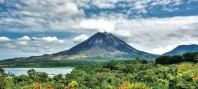
#> input picture arenal.jpg, 198 x 89 px
$ python P4.py
#> lines starting #> are read from the running program, lines starting #| are printed output that depends on the picture
# ## Universidad de Costa Rica
# ### Escuela de Ingeniería Eléctrica
# #### IE0405 - Modelos Probabilísticos de Señales y Sistemas
#
# Primer semestre del 2021
#
# ---
#
# * Estudiante: **Luis Daniel Ferreto Chavarria**
# * Carné: **B82958**
# * Grupo: **1**
#
from scipy import fft
import matplotlib.pyplot as plt
import time
from PIL import Image
import numpy as np


def fuente_info(imagen):
    '''Una función que simula una fuente de
    información al importar una imagen y
    retornar un vector de NumPy con las
    dimensiones de la imagen, incluidos los
    canales RGB: alto x largo x 3 canales

    :param imagen: Una imagen en formato JPG
    :return: un vector de pixeles
    '''
#> called with imagen = 'arenal.jpg'
    img = Image.open(imagen)
#> img is the input picture: PIL image 198x89 RGB; mean R, G, B 129.7, 152.6, 147.8

    return np.array(img)


def rgb_a_bit(imagen):
    '''Convierte los pixeles de base
    decimal (de 0 a 255) a binaria
    (de 00000000 a 11111111).

    :param imagen: array de una imagen
    :return: Un vector de (1 x k) bits 'int'
    '''
    # Obtener las dimensiones de la imagen
    x, y, z = imagen.shape

    # Número total de pixeles
    n_pixeles = x * y * z

    # Convertir la imagen a un vector unidimensional de n_pixeles
    pixeles = np.reshape(imagen, n_pixeles)

    # Convertir los canales a base 2
    bits = [format(pixel,'08b') for pixel in pixeles]
    bits_Rx = np.array(list(''.join(bits)))

    return bits_Rx.astype(int)


#se toma funcion para modulacion QPSK
def modulador(bits, fc, mpp):
    '''Un método que simula el esquema de
    modulación digital QPSK.

    :param bits: Vector unidimensional de bits
    :param fc: Frecuencia de la portadora en Hz
    :param mpp: Cantidad de muestras por periodo de onda portadora
    :return: Un vector con la señal modulada
    :return: Un valor con la potencia promedio [W]
    :return: La onda portadora c(t)
    :return: La onda cuadrada moduladora (información)
    '''
    # 1. Parámetros de la 'señal' de información (bits)
    N = len(bits) # Cantidad de bits

    # 2. Construyendo un periodo de la señal portadora c(t)
    Tc = 1 / fc  # periodo [s]
    t_periodo = np.linspace(0, Tc, mpp)
    portadora1 = np.sin(2*np.pi*fc*t_periodo)
    portadora2 = np.cos(2*np.pi*fc*t_periodo)


    # 3. Inicializar la señal modulada s(t)
    t_simulacion = np.linspace(0, N*Tc, N*mpp)
    senal_Tx = np.zeros(t_simulacion.shape)
    moduladora = np.zeros(t_simulacion.shape)  # señal de información

    # 4. Asignar las formas de onda según los bits (BPSK)
    contador=1 #declarado como 1 contador, antes de entrar al bucle
    for i, bit in enumerate(bits):
        '''si el bit, es 1 y el contador es impar,
        entonces poner la senal tx en alto lo mismo
        que moduladora, para ambas portadoras'''
        if (bit != 0) and (contador%2 != 0):
            senal_Tx[i*mpp : (i+1)*mpp] = portadora1*1
            moduladora[i*mpp : (i+1)*mpp] = 1 #poner moduladora en 1
            contador += 1  #incrementar contador
        elif (bit == 0) and (contador%2 != 0):
            senal_Tx[i*mpp : (i+1)*mpp] = portadora1*-1
            moduladora[i*mpp : (i+1)*mpp] = 0
            contador += 1

        elif (bit != 0) and (contador%2 == 0):
            senal_Tx[i*mpp : (i+1)*mpp] = portadora2*1
            moduladora[i*mpp : (i+1)*mpp] = 1
            contador += 1
        #poner en bajo senal si bit es 0
        elif (bit == 0) and (contador%2 == 0):
            senal_Tx[i*mpp : (i+1)*mpp] = portadora2*-1
            moduladora[i*mpp : (i+1)*mpp] = 0
            contador += 1
    # 5. Calcular la potencia promedio de la señal modulada
    Pm = (1 / (N*Tc)) * np.trapz(pow(senal_Tx, 2), t_simulacion)

    portadora = portadora1+portadora2
    return senal_Tx, Pm, portadora, moduladora


def canal_ruidoso(senal_Tx, Pm, SNR):
    '''Un bloque que simula un medio de trans-
    misión no ideal (ruidoso) empleando ruido
    AWGN. Pide por parámetro un vector con la
    señal provieniente de un modulador y un
    valor en decibelios para la relación señal
    a ruido.

    :param senal_Tx: El vector del modulador
    :param Pm: Potencia de la señal modulada
    :param SNR: Relación señal-a-ruido en dB
    :return: La señal modulada al dejar el canal
    '''
    # Potencia del ruido generado por el canal
    Pn = Pm / pow(10, SNR/10)

    # Generando ruido auditivo blanco gaussiano
    ruido = np.random.normal(0, np.sqrt(Pn), senal_Tx.shape)

    # Señal distorsionada por el canal ruidoso
    senal_Rx = senal_Tx + ruido

    return senal_Rx


def demodulador(senal_Rx, portadora, mpp):
    '''Un método que simula un bloque demodulador
    de señales, bajo un esquema QPSK. El criterio
    de demodulación se basa en decodificación por
    detección de energía.

    :param senal_Rx: La señal recibida del canal
    :param portadora: La onda portadora c(t)
    :param mpp: Número de muestras por periodo
    :return: Los bits de la señal demodulada
    '''
    # Cantidad de muestras en senal_Rx
    M = len(senal_Rx)

    # Cantidad de bits en transmisión
    N = int(M / mpp)

    # Vector para bits obtenidos por la demodulación
    bits_Rx = np.zeros(N)

    # Vector para la señal demodulada
    senal_demodulada = np.zeros(M)

    # Energía de un período de la portadora
    Es = np.sum(portadora**2)

    # Demodulación
    for i in range(N):
        # Producto interno de dos funciones
        producto = senal_Rx[i*mpp : (i+1)*mpp] * portadora
        senal_demodulada[i*mpp : (i+1)*mpp] = producto
        Ep = np.sum(producto)

        # Criterio de decisión por detección de energía
        if Ep > Es*0:
            bits_Rx[i] = 1
        else:
            bits_Rx[i] = 0
    return bits_Rx.astype(int), senal_demodulada

def bits_a_rgb(bits_Rx, dimensiones):
    '''Un blque que decodifica el los bits
    recuperados en el proceso de demodulación

    :param: Un vector de bits 1 x k
    :param dimensiones: Tupla con dimensiones de la img.
    :return: Un array con los pixeles reconstruidos
    '''
    # Cantidad de bits
    N = len(bits_Rx)

    # Se reconstruyen los canales RGB
    bits = np.split(bits_Rx, N / 8)

    # Se decofican los canales:
    canales = [int(''.join(map(str, canal)), 2) for canal in bits]
    pixeles = np.reshape(canales, dimensiones)

    return pixeles.astype(np.uint8)


print("4.1 Modulación QPSK")

#4.1 Modulación QPSK


# Parámetros
fc = 5000  # frecuencia de la portadora
mpp = 20   # muestras por periodo de la portadora
SNR = 5    # relación señal-a-ruido del canal

# Iniciar medición del tiempo de simulación
inicio = time.time()

# 1. Importar y convertir la imagen a trasmitir
imagen_Tx = fuente_info('arenal.jpg')
dimensiones = imagen_Tx.shape
#> dimensiones = (89, 198, 3)

# 2. Codificar los pixeles de la imagen
bits_Tx = rgb_a_bit(imagen_Tx)
#> in rgb_a_bit, `bits = [format(pixel,'08b') for pixel in pixeles]`: bits = 52866 items

# 3. Modular la cadena de bits usando el esquema BPSK
senal_Tx, Pm, portadora, moduladora = modulador(bits_Tx, fc, mpp)
#> in modulador, `N = len(bits)`: N = 422928
#> the loop in modulador, `for i, bit in enumerate(bits):` made 422928 passes
#> bit on passes 1 to 12: 1, 0, 1, 0, 0, 0, 0, 0, 1, 0, 1, 1
#> after the loop in modulador, `for i, bit in enumerate(bits):`: contador = 422929
#> in modulador, `Pm = (1 / (N*Tc)) * np.trapz(pow(senal_Tx, 2), t_simulacion)`: Pm = 0.5
#> Pm = 0.5; portadora = 20 values, max 1.4 at index 2, min -1.41 at index 12, mean 0.05

# 4. Se transmite la señal modulada, por un canal ruidoso
senal_Rx = canal_ruidoso(senal_Tx, Pm, SNR)
#> in canal_ruidoso, `Pn = Pm / pow(10, SNR/10)`: Pn = 0.158

# 5. Se desmodula la señal recibida del canal
bits_Rx, senal_demodulada = demodulador(senal_Rx, portadora, mpp)
#> in demodulador, `M = len(senal_Rx)`: M = 8458560
#> in demodulador, `N = int(M / mpp)`: N = 422928
#> in demodulador, `Es = np.sum(portadora**2)`: Es = 20
#> the loop in demodulador, `for i in range(N):` made 422928 passes
#> Ep on passes 1 to 3: 10.73, -10.17, 8.88

# 6. Se visualiza la imagen recibida
imagen_Rx = bits_a_rgb(bits_Rx, dimensiones)
#> in bits_a_rgb, `N = len(bits_Rx)`: N = 422928
#> in bits_a_rgb, `bits = np.split(bits_Rx, N / 8)`: bits = 52866 items
Fig = plt.figure(figsize=(10,6))

# Cálculo del tiempo de simulación
print('Duración de la simulación: ', time.time() - inicio)

# 7. Calcular número de errores
errores = sum(abs(bits_Tx - bits_Rx))
#> errores = 0
BER = errores/len(bits_Tx)
#> BER = 0
print('{} errores, para un BER de {:0.4f}.'.format(errores, BER))
#| 0 errores, para un BER de 0.0000.

# Mostrar imagen transmitida
ax = Fig.add_subplot(1, 2, 1)
imgplot = plt.imshow(imagen_Tx)
ax.set_title('Transmitido')

# Mostrar imagen recuperada
ax = Fig.add_subplot(1, 2, 2)
imgplot = plt.imshow(imagen_Rx)
ax.set_title('Recuperado')
Fig.tight_layout()

plt.imshow(imagen_Rx)

# Visualizar el cambio entre las señales
fig, (ax1, ax2, ax3, ax4) = plt.subplots(nrows=4, sharex=True, figsize=(14, 7))

# La onda cuadrada moduladora (bits de entrada)
ax1.plot(moduladora[0:600], color='r', lw=2)
ax1.set_ylabel('$b(t)$')

# La señal modulada por BPSK
ax2.plot(senal_Tx[0:600], color='g', lw=2)
ax2.set_ylabel('$s(t)$')

# La señal modulada al dejar el canal
ax3.plot(senal_Rx[0:600], color='b', lw=2)
ax3.set_ylabel('$s(t) + n(t)$')

# La señal demodulada
ax4.plot(senal_demodulada[0:600], color='m', lw=2)
ax4.set_ylabel('$b^{\prime}(t)$')
ax4.set_xlabel('$t$ / milisegundos')
fig.tight_layout()
plt.show()
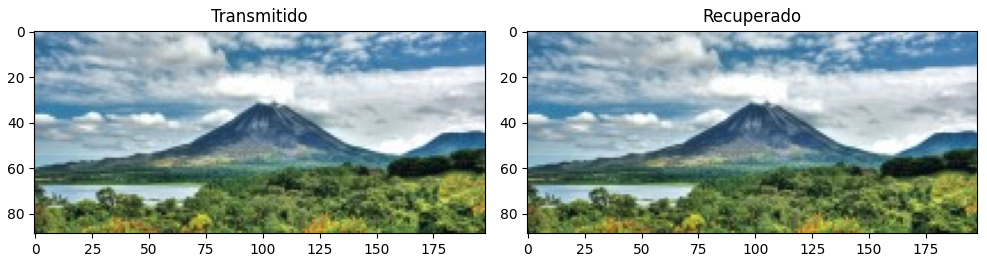
#> figure drawn by matplotlib, 2 panels
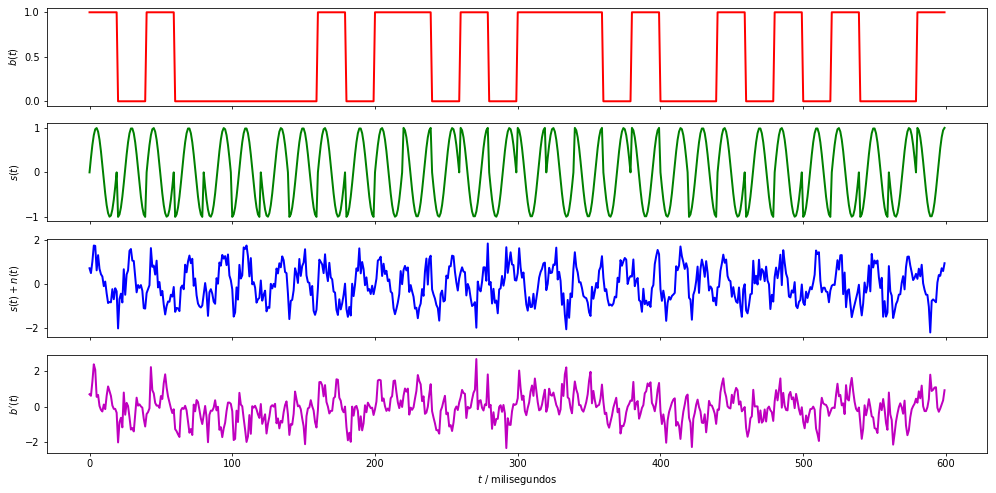
#> figure drawn by matplotlib, 4 panels; panel 4: curve peaks at x = 271, y = 2.69


print("4.2 Estacionaridad y ergodicidad")
#4.2 Estacionaridad y ergodicidad
#creacion de vectyor de tiempo
t=np.linspace(0,0.001,100)
amplitudes=[-1,1]
xt = np.empty((5, len(t)))	  # 5 funciones del tiempo x(t)

#usar figure para que grafique la senal y el periodo juntos
plt.figure()

#Matriz de posibles funciones
for i in amplitudes:
    positiva = i * np.cos(2*(np.pi)*fc*t) +  i* np.sin(2*(np.pi)*fc*t) #parte potiva de la senal
    negativa = -i * np.cos(2*(np.pi)*fc*t) +  i* np.sin(2*(np.pi)*fc*t)  #parte negativa de la senal
    xt[i,:] = positiva #parte positiva de la senal
    xt[i+1,:] = negativa #parte negativa de la senal
    #plotaear sernales juntas
    plt.plot(t, positiva , lw=1)
    plt.plot(t, negativa , lw=1)

# Promedio con los datos para el tiempo de simulacion
P = [np.mean(xt[:,i]) for i in range(len(t))] #para el tiempo t de sim y las funciones xt, deternminar el promedio con mean
plt.plot(t, P, lw=5,label='Resultado Promedio')


E = np.mean(senal_Tx)*t#promedio de la senal, como valor teorico con mean
#> E = 100 values from 0 to 7.91e-07
plt.plot(t, E, '.', lw=2,label='Resultado teórico')


#graficar el proceso aleatorio y el promedio
plt.title('Proceso aleatorio $X(t)$')
plt.xlabel('$t$')
plt.ylabel('$x_i(t)$')
plt.legend()
plt.show()
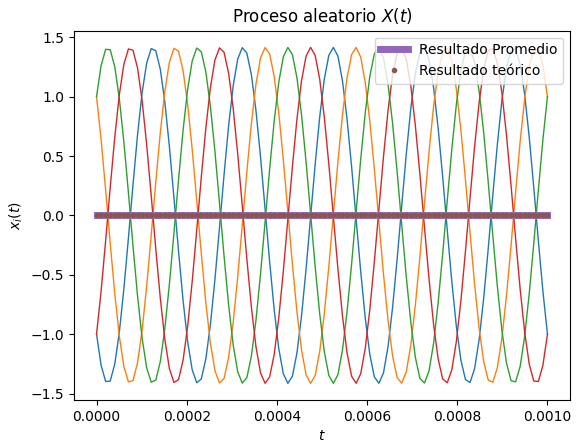
#> figure drawn by matplotlib, 1 panel; curve peaks at x = 0.000525, y = 1.41; curve peaks at x = 0.000576, y = 1.41; curve peaks at x = 0.000424, y = 1.41
print("Dado la forma de la señal que presenta \n las mismas amplitudes en el eje y tanto para la fase positiva y negativa, hace que el promedio promedio sea 0 y coincide con el teorico")


print("4.3 Densidad espectral de potencia")
#4.3 Densidad espectral de potencia
# utlizacion de la transformada de Fourier
#> (the run stopped early here; a loop or call above may not have finished)
